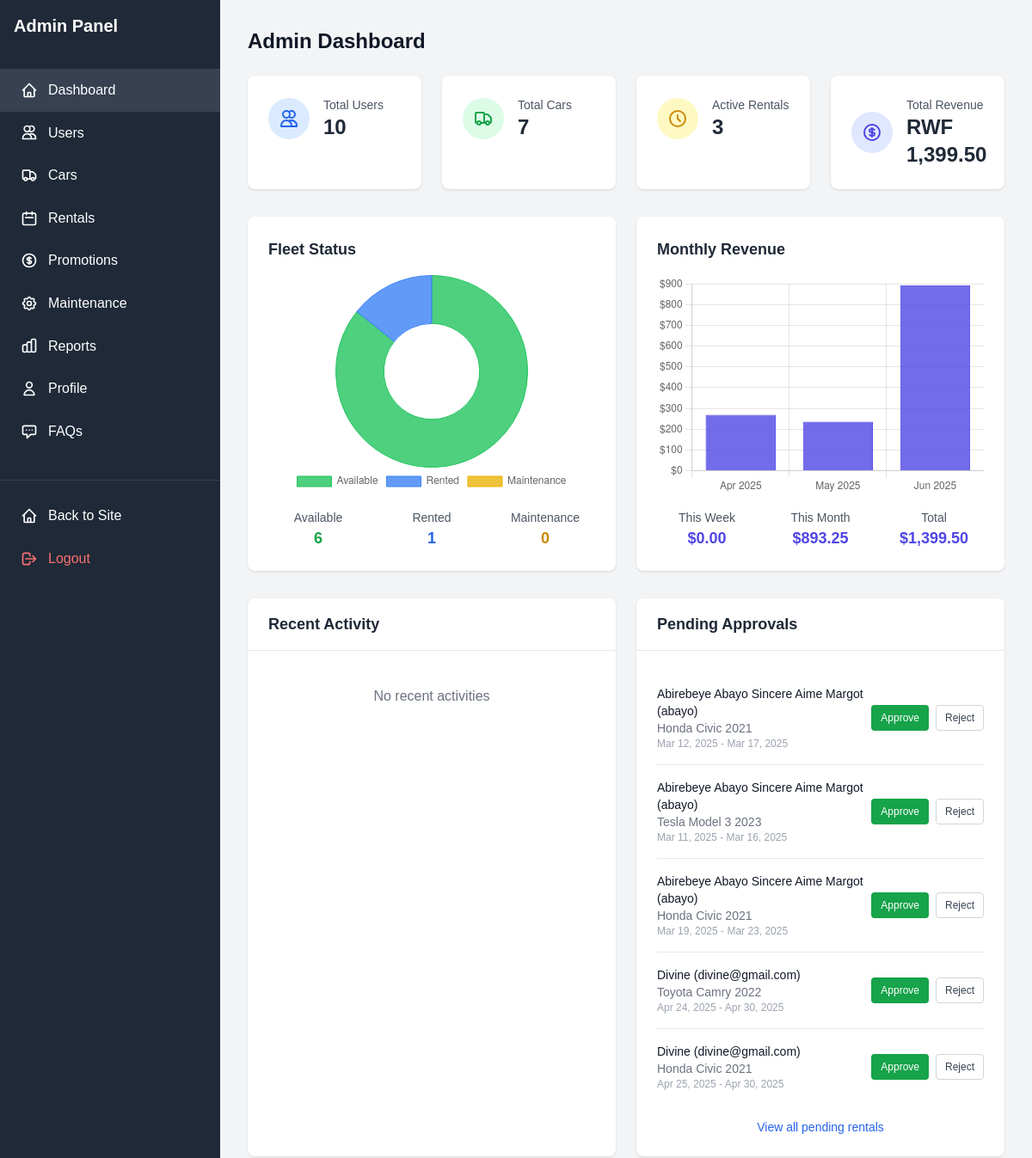
The page /index.php?page=admin&action=dashboard (signed in, upper part) on the database as committed earlier.
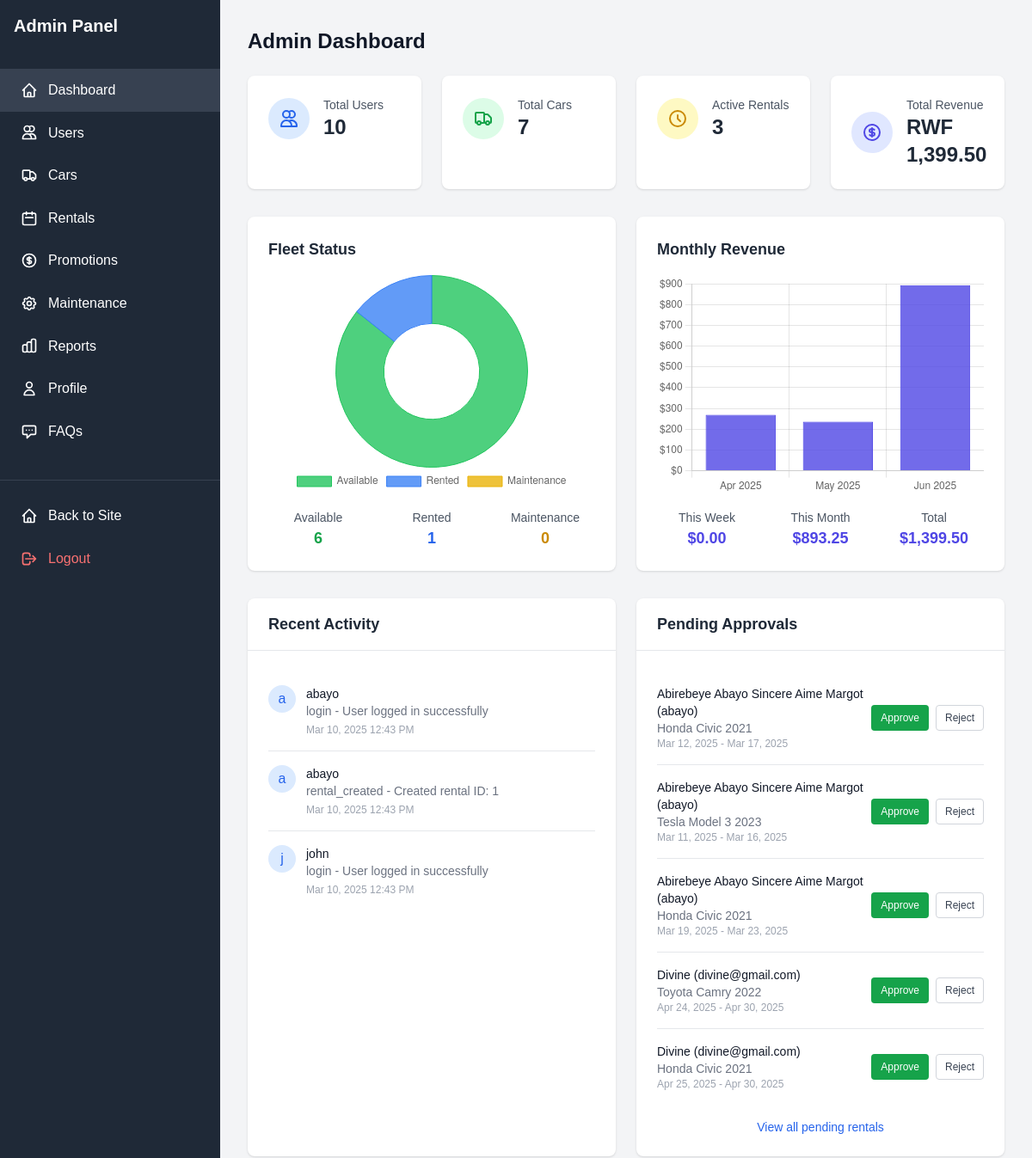
The same page on the database as committed later.
### tables this page shows
CREATE TABLE IF NOT EXISTS rentals (
    rental_id INT PRIMARY KEY AUTO_INCREMENT,
    user_id INT NOT NULL,
    car_id INT NOT NULL,
    start_date DATE NOT NULL,
    end_date DATE NOT NULL,
    status ENUM('pending', 'approved', 'active', 'completed', 'cancelled') DEFAULT 'pending',
    total_cost DECIMAL(10,2) NOT NULL,
    created_at TIMESTAMP DEFAULT CURRENT_TIMESTAMP,
    FOREIGN KEY (user_id) REFERENCES users(user_id),
    FOREIGN KEY (car_id) REFERENCES cars(car_id)
);

CREATE TABLE IF NOT EXISTS users (
    user_id INT PRIMARY KEY AUTO_INCREMENT,
    username VARCHAR(50) UNIQUE NOT NULL,
    password VARCHAR(255) NOT NULL,
    email VARCHAR(100) UNIQUE NOT NULL,
    full_name VARCHAR(100) NOT NULL,
    role ENUM('admin', 'customer') NOT NULL,
    created_at TIMESTAMP DEFAULT CURRENT_TIMESTAMP
);

CREATE TABLE IF NOT EXISTS cars (
    car_id INT PRIMARY KEY AUTO_INCREMENT,
    make VARCHAR(50) NOT NULL,
    model VARCHAR(50) NOT NULL,
    year INT NOT NULL,
    registration_number VARCHAR(20) UNIQUE NOT NULL,
    daily_rate DECIMAL(10,2) NOT NULL,
    status ENUM('available', 'rented', 'maintenance') DEFAULT 'available',
    image_url VARCHAR(255),
    features TEXT,
    created_at TIMESTAMP DEFAULT CURRENT_TIMESTAMP
);

CREATE TABLE `system_logs` (
  `log_id` int(11) NOT NULL AUTO_INCREMENT,
  `user_id` int(11) DEFAULT NULL,
  `action` varchar(100) NOT NULL,
  `details` text DEFAULT NULL,
  `ip_address` varchar(45) DEFAULT NULL,
  `user_agent` text DEFAULT NULL,
  `created_at` timestamp NULL DEFAULT current_timestamp(),
  PRIMARY KEY (`log_id`),
  KEY `user_id` (`user_id`),
  CONSTRAINT `system_logs_ibfk_1` FOREIGN KEY (`user_id`) REFERENCES `users` (`user_id`)
);

### views/admin/dashboard.php (the view, shortened to what the changed rows need)
<div class="bg-gray-100 min-h-screen">
    <div class="flex">
        <?php require 'views/admin/sidebar.php'; ?>
        <div class="flex-1 p-8">
            <h1 class="text-2xl font-semibold text-gray-900 mb-6">Admin Dashboard</h1>
            <div class="grid grid-cols-1 md:grid-cols-2 lg:grid-cols-4 gap-6 mb-8">
                <div class="bg-white rounded-lg shadow p-6">
                    <div class="flex items-center">
                        <div class="ml-4">
                            <h2 class="text-gray-600 text-sm font-medium">Total Users</h2>
                        </div>
                    </div>
                </div>
                <div class="bg-white rounded-lg shadow p-6">
                    <div class="flex items-center">
                        <div class="ml-4">
                            <h2 class="text-gray-600 text-sm font-medium">Total Cars</h2>
                        </div>
                    </div>
                </div>
                <div class="bg-white rounded-lg shadow p-6">
                    <div class="flex items-center">
                        <div class="ml-4">
                            <h2 class="text-gray-600 text-sm font-medium">Active Rentals</h2>
                        </div>
                    </div>
                </div>
                <div class="bg-white rounded-lg shadow p-6">
                    <div class="flex items-center">
                        <div class="ml-4">
                            <h2 class="text-gray-600 text-sm font-medium">Total Revenue</h2>
                        </div>
                    </div>
                </div>
            </div>
            <div class="grid grid-cols-1 lg:grid-cols-2 gap-6 mb-8">
                <div class="bg-white rounded-lg shadow p-6">
                    <h2 class="text-lg font-semibold text-gray-800 mb-4">Fleet Status</h2>
                </div>
                <div class="bg-white rounded-lg shadow p-6">
                    <h2 class="text-lg font-semibold text-gray-800 mb-4">Monthly Revenue</h2>
                </div>
            </div>
            <div class="grid grid-cols-1 lg:grid-cols-2 gap-6 mb-8">
                <div class="bg-white rounded-lg shadow overflow-hidden">
                    <div class="px-6 py-4 border-b border-gray-200">
                        <h2 class="text-lg font-semibold text-gray-800">Recent Activity</h2>
                    </div>
                    <div class="p-6">
                        <ul class="divide-y divide-gray-200">
                            <?php if (empty($recentActivities)): ?>
                                <li class="py-4 text-center text-gray-500">No recent activities</li>
                            <?php else: ?>
                                <?php foreach ($recentActivities as $activity): ?>
                                    <li class="py-4">
                                        <div class="flex items-start">
                                            <div class="flex-shrink-0">
                                                <span class="inline-flex items-center justify-center h-8 w-8 rounded-full bg-blue-100 text-blue-600">
                                                    <?= substr($activity['username'] ?? 'U', 0, 1) ?>
                                                </span>
                                            </div>
                                            <div class="ml-3 flex-1">
                                                <p class="text-sm font-medium text-gray-900">
                                                    <?= htmlspecialchars($activity['username'] ?? 'Unknown User') ?>
                                                </p>
                                                <p class="text-sm text-gray-500">
                                                    <?= htmlspecialchars($activity['action']) ?>
                                                    <?php if (!empty($activity['details'])): ?>
                                                        - <?= htmlspecialchars($activity['details']) ?>
                                                    <?php endif; ?>
                                                </p>
                                                <p class="mt-1 text-xs text-gray-400">
                                                    <?= date('M j, Y g:i A', strtotime($activity['created_at'])) ?>
                                                </p>
                                            </div>
                                        </div>
                                    </li>
                                <?php endforeach; ?>
                            <?php endif; ?>
                        </ul>
                    </div>
                </div>
                <div class="bg-white rounded-lg shadow overflow-hidden">
                    <div class="px-6 py-4 border-b border-gray-200">
                        <h2 class="text-lg font-semibold text-gray-800">Pending Approvals</h2>
                    </div>
                    <div class="p-6">
                        <ul class="divide-y divide-gray-200">
                            <?php if (empty($pendingRentals)): ?>
                                <li class="py-4 text-center text-gray-500">No pending approvals</li>
                            <?php else: ?>
                                <?php foreach ($pendingRentals as $rental): ?>
                                    <li class="py-4">
                                        <div class="flex items-center justify-between">
                                            <div>
                                                <p class="text-sm font-medium text-gray-900">
                                                    <?= htmlspecialchars($rental['full_name']) ?> (<?= htmlspecialchars($rental['username']) ?>)
                                                </p>
                                                <p class="text-sm text-gray-500">
                                                    <?= htmlspecialchars($rental['make'] . ' ' . $rental['model'] . ' ' . $rental['year']) ?>
                                                </p>
                                                <p class="text-xs text-gray-400">
                                                    <?= date('M j, Y', strtotime($rental['start_date'])) ?> -
                                                    <?= date('M j, Y', strtotime($rental['end_date'])) ?>
                                                </p>
                                            </div>
                                            <div class="flex space-x-2">
                                                <a href="index.php?page=admin&action=rentals&subaction=approve&id=<?= $rental['rental_id'] ?>"
                                                   class="inline-flex items-center px-2.5 py-1.5 border border-transparent text-xs font-medium rounded text-white bg-green-600 hover:bg-green-700 focus:outline-none focus:ring-2 focus:ring-offset-2 focus:ring-green-500">
                                                    Approve
                                                </a>
                                                <a href="index.php?page=admin&action=rentals&subaction=reject&id=<?= $rental['rental_id'] ?>"
                                                   class="inline-flex items-center px-2.5 py-1.5 border border-gray-300 text-xs font-medium rounded text-gray-700 bg-white hover:bg-gray-50 focus:outline-none focus:ring-2 focus:ring-offset-2 focus:ring-indigo-500">
                                                    Reject
                                                </a>
                                            </div>
                                        </div>
                                    </li>
                                <?php endforeach; ?>
                            <?php endif; ?>
                        </ul>
                    </div>
                </div>
            </div>
        </div>
    </div>
</div>
<script>
    // Fleet Status Chart
    const fleetStatusCtx = document.getElementById('fleetStatusChart').getContext('2d');
    const fleetStatusChart = new Chart(fleetStatusCtx, {
        type: 'doughnut',
        data: {
            labels: ['Available', 'Rented', 'Maintenance'],
            datasets: [{
                data: [
                    <?= $stats['availableCars'] ?>,
                    <?= $stats['rentedCars'] ?>,
                    <?= $stats['maintenanceCars'] ?>
                ],
                backgroundColor: [
                    'rgba(34, 197, 94, 0.8)',
                    'rgba(59, 130, 246, 0.8)',
                    'rgba(234, 179, 8, 0.8)'
                ],
                borderColor: [
                    'rgba(34, 197, 94, 1)',
                    'rgba(59, 130, 246, 1)',
                    'rgba(234, 179, 8, 1)'
                ],
                borderWidth: 1
            }]
        },
        options: {
            responsive: true,
            maintainAspectRatio: false,
            plugins: {
                legend: {
                    position: 'bottom'
                }
            }
        }
    });
    // Revenue Chart
    const revenueCtx = document.getElementById('revenueChart').getContext('2d');
    const revenueChart = new Chart(revenueCtx, {
        type: 'bar',
        data: {
            labels: <?= json_encode($revenueMetrics['months'] ?? []) ?>,
            datasets: [{
                label: 'Monthly Revenue',
                data: <?= json_encode($revenueMetrics['revenues'] ?? []) ?>,
                backgroundColor: 'rgba(79, 70, 229, 0.8)',
                borderColor: 'rgba(79, 70, 229, 1)',
                borderWidth: 1
            }]
        },
        options: {
            responsive: true,
            maintainAspectRatio: false,
            scales: {
                y: {
                    beginAtZero: true,
                    ticks: {
                        callback: function(value) {
                            return '$' + value;
                        }
                    }
                }
            },
            plugins: {
                legend: {
                    display: false
                }
            }
        }
    });
</script>

Rows that differ between the two databases and show on the page:
added system_logs: user.username "a", user.username "abayo", action "login", details "User logged in successfully", created_at "Mar 10, 2025 12:43 PM"
added system_logs: user.username "a", user.username "abayo", action "rental_created", details "Created rental ID: 1", created_at "Mar 10, 2025 12:43 PM"
added system_logs: user.username "j", user.username "john", action "login", details "User logged in successfully", created_at "Mar 10, 2025 12:43 PM"
Other text that changed with them:
text no longer shown: "No recent activities"
